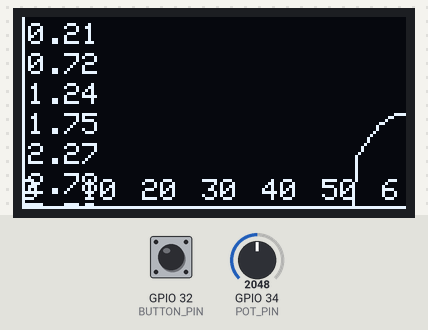
Simulated run of this program. Board: ESP32. Shown: 128×64 one-colour display. Inputs (shaded band) come from the test bench; at power-on: GPIO 34 (POT_PIN) = 2048, GPIO 32 (BUTTON_PIN) HIGH. Nothing arrives over Bluetooth unless stated.

Above: at 3.27 s.
3.3 s: GPIO 34 (POT_PIN) set to 2866
At 3.42 s:
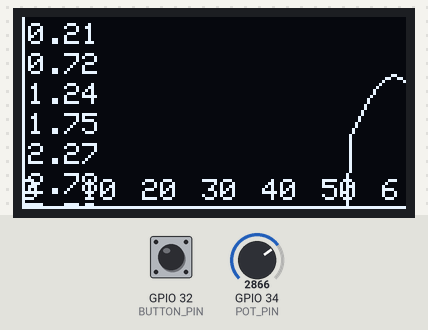
4.9 s: GPIO 32 (BUTTON_PIN) pulled LOW for 1 s
At 5.17 s:
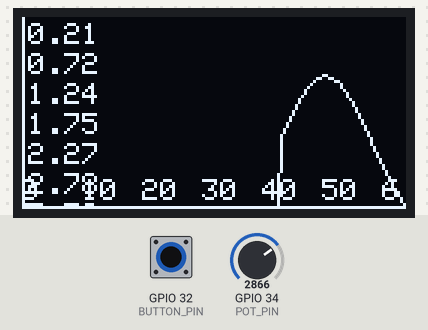
7.4 s: GPIO 34 (POT_PIN) set to 3603
At 7.44 s:
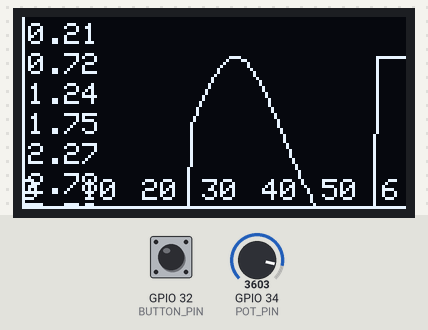
8.9 s: GPIO 32 (BUTTON_PIN) pulled LOW for 0.15 s
At 9.03 s:
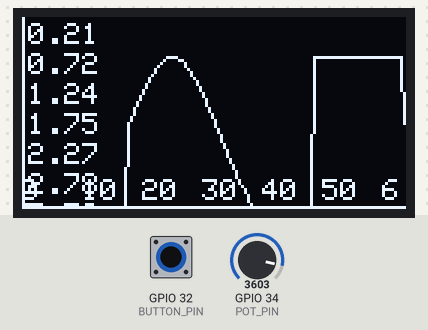
10.5 s: GPIO 34 (POT_PIN) set to 4095
At 10.54 s:
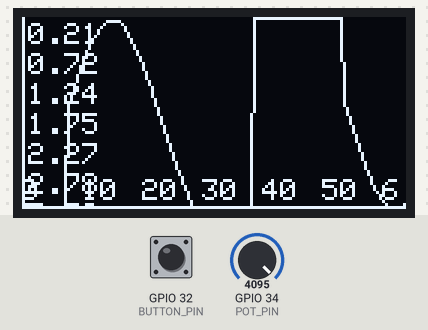

The program:

main.cpp
```cpp
#include <Wire.h>
#include <Adafruit_GFX.h>
#include <Adafruit_SSD1306.h>
#include <BluetoothSerial.h>
#include <freertos/FreeRTOS.h>
#include <freertos/task.h>

BluetoothSerial SerialBT;

#define SCREEN_WIDTH 128 // OLED display width, in pixels
#define SCREEN_HEIGHT 64 // OLED display height, in pixels
#define OLED_RESET -1    // Reset pin # (or -1 if sharing Arduino reset pin)
#define SCREEN_ADDRESS 0x3C // Address 0x3C for 128x64

#define POT_PIN     34  // Pin analógico para el potenciómetro
#define SIGNAL_PIN  35  // Pin analógico para la señal
#define BUTTON_PIN  32  // Pin donde está conectado el botón

#define NUM_POINTS  128

Adafruit_SSD1306 display(SCREEN_WIDTH, SCREEN_HEIGHT, &Wire, OLED_RESET);

int signalValues[NUM_POINTS];
#define SINE_WAVE 1
#define SQUARE_WAVE 2
int signalType = SINE_WAVE;

float voltageRange = 3.3; // Voltaje máximo para el ADC

int generateSignal() {
    static float angle = 0;
    switch (signalType) {
        case SINE_WAVE:
            angle += 0.1;
            if (angle >= 2 * PI) angle = 0;
            return (int)(2047 * (sin(angle) + 1)); // +1 to make it 0-4095
        case SQUARE_WAVE:
            angle += 0.1;
            if (angle >= 2 * PI) angle = 0;
            return angle < PI ? 4095 : 0;
        default:
            return 0;
    }
}

void readSensorsTask(void *pvParameters) {
    (void)pvParameters;
    while (true) {
        int valorPotenciometro = analogRead(POT_PIN);
        SerialBT.println(valorPotenciometro);

        int buttonState = digitalRead(BUTTON_PIN);
        if (buttonState == LOW) {
            vTaskDelay(50 / portTICK_PERIOD_MS);
            if (digitalRead(BUTTON_PIN) == LOW) {
                if (signalType == SINE_WAVE) {
                    signalType = SQUARE_WAVE;
                } else {
                    signalType = SINE_WAVE;
                }
                while (digitalRead(BUTTON_PIN) == LOW) {
                    vTaskDelay(10 / portTICK_PERIOD_MS);
                }
            }
        }
        vTaskDelay(1000 / portTICK_PERIOD_MS);
    }
}

void updateDisplayTask(void *pvParameters) {
    (void)pvParameters;
    while (true) {
        int scaleValue = analogRead(POT_PIN);
        float scaleFactor = map(scaleValue, 0, 4095, 1, 10) / 10.0;
        int signalValue = generateSignal();

        for (int i = 0; i < NUM_POINTS - 1; i++) {
            signalValues[i] = signalValues[i + 1];
        }
        signalValues[NUM_POINTS - 1] = signalValue;

        display.clearDisplay();

        // Draw X and Y axes
        display.drawLine(0, SCREEN_HEIGHT - 1, SCREEN_WIDTH, SCREEN_HEIGHT - 1, SSD1306_WHITE); // X-axis
        display.drawLine(0, SCREEN_HEIGHT - 1, 0, 0, SSD1306_WHITE); // Y-axis

        // Draw axis labels with smallest text size
        display.setTextSize(1);

        // X-axis labels
        for (int i = 0; i <= SCREEN_WIDTH; i += 20) {
            display.setCursor(i, SCREEN_HEIGHT - 10);
            int xLabel = map(i, 0, SCREEN_WIDTH, 0, NUM_POINTS / 2);
            if (xLabel % 2 == 0) { // Print labels only for multiples of 2
                display.print(xLabel);
            }
        }

        // Y-axis labels (from bottom to top)
        for (int i = 0; i <= SCREEN_HEIGHT; i += 10) {
            float voltageLabel = map(i, SCREEN_HEIGHT, 0, 0, voltageRange * 1000) / 1000.0; // Convert to voltage
            display.setCursor(2, SCREEN_HEIGHT - i - 2); // Position of the label
            display.print(voltageLabel, 2); // Print with 2 decimal places
        }

        // Draw the signal
        for (int i = 0; i < NUM_POINTS - 1; i++) {
            int y1 = map(signalValues[i] * scaleFactor, 0, 4095, SCREEN_HEIGHT - 1, 0);
            int y2 = map(signalValues[i + 1] * scaleFactor, 0, 4095, SCREEN_HEIGHT - 1, 0);
            display.drawLine(i, y1, i + 1, y2, SSD1306_WHITE);
        }

        display.display();
        vTaskDelay(50 / portTICK_PERIOD_MS);
    }
}

void setup() {
    pinMode(BUTTON_PIN, INPUT_PULLUP);
    Serial.begin(115200);
    SerialBT.begin("ESP32_BT");

    if(!display.begin(SSD1306_SWITCHCAPVCC, SCREEN_ADDRESS)) {
        Serial.println(F("SSD1306 allocation failed"));
        for(;;);
    }
    delay(2000);
    display.clearDisplay();

    // Smallest text size
    display.setTextSize(1);
    display.setTextColor(WHITE);

    for (int i = 0; i < NUM_POINTS; i++) {
        signalValues[i] = 0;
    }

    xTaskCreate(readSensorsTask, "ReadSensors", 2048, NULL, 1, NULL);
    xTaskCreate(updateDisplayTask, "UpdateDisplay", 2048, NULL, 1, NULL);
}

void loop() {
    // No need to put code here, as FreeRTOS tasks handle the functionality.
}
```
